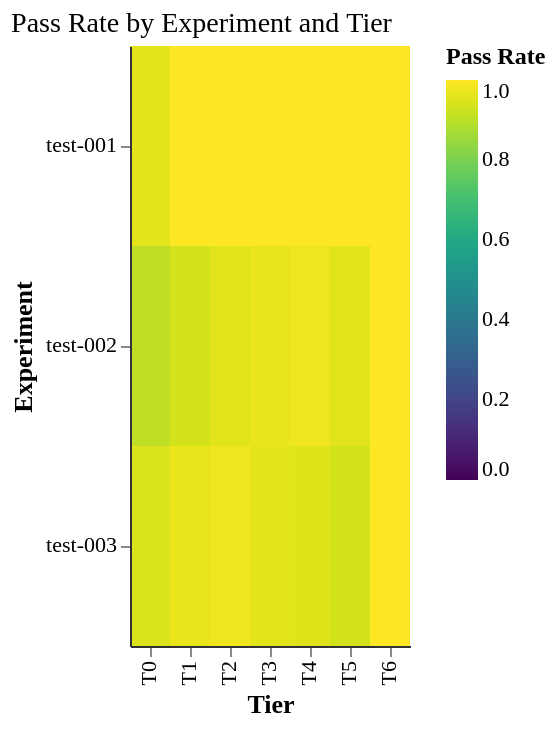

Source (Vega-Lite JSON):
### Vega-Lite specification from a JSON file in a GitHub repository (floating-point values rounded to 4 significant figures)
{"config": {"font": "serif", "axis": {"labelFontSize": 11, "titleFontSize": 13, "gridColor": "#e0e0e0", "domainColor": "#333333"}, "legend": {"labelFontSize": 11, "titleFontSize": 12}, "title": {"fontSize": 14, "anchor": "start", "fontWeight": "normal"}, "view": {"stroke": null, "continuousWidth": 400, "continuousHeight": 300}, "mark": {"tooltip": true}}, "data": {"name": "data-6853a8fe036fa214634a1c84a7f0eed4"}, "mark": {"type": "rect"}, "encoding": {"color": {"field": "pass_rate", "scale": {"domain": [0, 1], "scheme": "viridis"}, "title": "Pass Rate", "type": "quantitative"}, "tooltip": [{"field": "experiment", "title": "Experiment", "type": "ordinal"}, {"field": "tier", "title": "Tier", "type": "ordinal"}, {"field": "pass_rate", "format": ".2%", "title": "Pass Rate", "type": "quantitative"}], "x": {"field": "tier", "sort": ["T0", "T1", "T2", "T3", "T4", "T5", "T6"], "title": "Tier", "type": "ordinal"}, "y": {"field": "experiment", "sort": ["test-001", "test-002", "test-003"], "title": "Experiment", "type": "ordinal"}}, "height": 300, "title": "Pass Rate by Experiment and Tier", "$schema": "https://vega.github.io/schema/vega-lite/v6.1.0.json", "datasets": {"data-6853a8fe036fa214634a1c84a7f0eed4": [{"experiment": "test-001", "tier": "T0", "pass_rate": 0.9583}, {"experiment": "test-001", "tier": "T1", "pass_rate": 1.0}, {"experiment": "test-001", "tier": "T2", "pass_rate": 1.0}, {"experiment": "test-001", "tier": "T3", "pass_rate": 1.0}, {"experiment": "test-001", "tier": "T4", "pass_rate": 1.0}, {"experiment": "test-001", "tier": "T5", "pass_rate": 1.0}, {"experiment": "test-001", "tier": "T6", "pass_rate": 1.0}, {"experiment": "test-002", "tier": "T0", "pass_rate": 0.9028}, {"experiment": "test-002", "tier": "T1", "pass_rate": 0.9333}, {"experiment": "test-002", "tier": "T2", "pass_rate": 0.9556}, {"experiment": "test-002", "tier": "T3", "pass_rate": 0.9675}, {"experiment": "test-002", "tier": "T4", "pass_rate": 0.9762}, {"experiment": "test-002", "tier": "T5", "pass_rate": 0.9556}, {"experiment": "test-002", "tier": "T6", "pass_rate": 1.0}, {"experiment": "test-003", "tier": "T0", "pass_rate": 0.9444}, {"experiment": "test-003", "tier": "T1", "pass_rate": 0.9667}, {"experiment": "test-003", "tier": "T2", "pass_rate": 0.9778}, {"experiment": "test-003", "tier": "T3", "pass_rate": 0.9593}, {"experiment": "test-003", "tier": "T4", "pass_rate": 0.9524}, {"experiment": "test-003", "tier": "T5", "pass_rate": 0.9333}, {"experiment": "test-003", "tier": "T6", "pass_rate": 1.0}]}}
